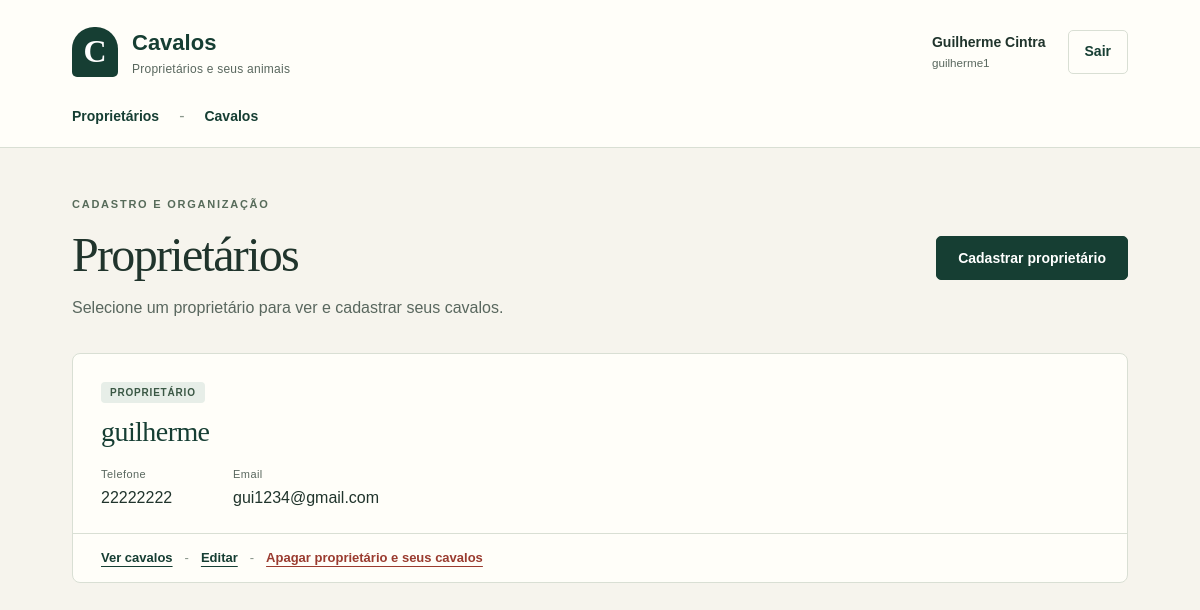
Page / (signed in) on the earlier database version.
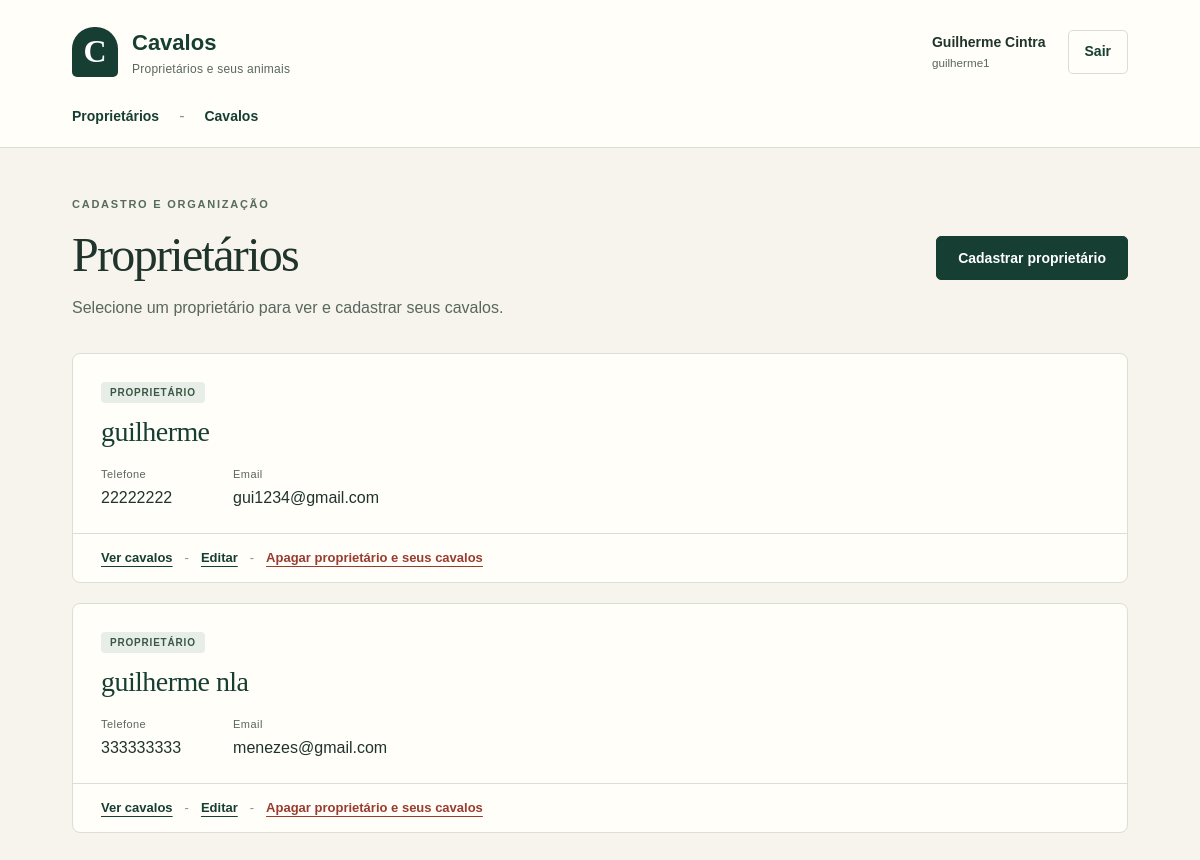
Same page on the later database version.
### notes/models.py (models this page shows, shortened)
class Cliente(models.Model):
    usuario = models.ForeignKey('auth.User', on_delete=models.CASCADE, null=True, blank=True)
    nome = models.CharField(max_length=200)
    telefone = models.CharField(max_length=30)
    email = models.CharField(max_length=254)

### notes/views.py (the view)
# urls.py: path('', views.index, name='inicio'),
@login_required
def index(request):
    if not request.user.is_staff:
        return redirect('cavalos')
    clientes = Cliente.objects.all().order_by('nome')
    return render(request, 'notes/index.html', {'clientes': clientes})

### notes/templates/notes/index.html
{% extends "notes/base.html" %}
{% block content %}
<div class="titulo-pagina">
  <div><p class="rotulo">Cadastro e organização</p><h1>Proprietários</h1><p class="descricao">Selecione um proprietário para ver e cadastrar seus cavalos.</p></div>
  <a class="botao" href="{% url 'novo_cliente' %}">Cadastrar proprietário</a>
</div>
<ul class="lista-registros">
  {% for cliente in clientes %}
  <li class="registro">
    <div class="registro-conteudo">
      <span class="etiqueta">Proprietário</span>
      <h2><a href="{% url 'cavalos_cliente' cliente.id %}">{{ cliente.nome }}</a></h2>
      <div class="dados"><p><span>Telefone</span>{{ cliente.telefone }}</p><p><span>Email</span>{{ cliente.email }}</p></div>
    </div>
    <div class="acoes">
      <a href="{% url 'cavalos_cliente' cliente.id %}">Ver cavalos</a><span>-</span>
      <a href="{% url 'editar_cliente' cliente.id %}">Editar</a><span>-</span>
      <a class="link-apagar" href="{% url 'apagar_cliente' cliente.id %}">Apagar proprietário e seus cavalos</a>
    </div>
  </li>
  {% empty %}
  <li class="vazio">Nenhum proprietário cadastrado. Comece pelo botão acima.</li>
  {% endfor %}
</ul>
{% endblock %}

Differences in the rows shown:
added Cliente: nome "guilherme nla", telefone "333333333", email "menezes@gmail.com"
